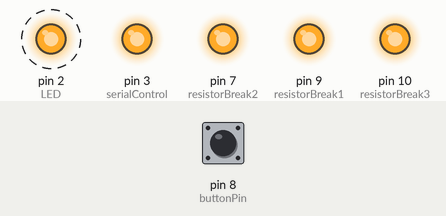
Simulated run of this sketch. Board: Arduino Uno, built with avr-gcc and run on an emulated ATmega328P. Shown: output pins drawn as LEDs (lit = HIGH). Dashed ring = blinking. The inputs (shaded band) are chosen by the test bench; at power-on: pin 8 (buttonPin) HIGH.

Above: at 0.2 s.
Timing chart, 0 to 3.0 s (numbered marks = the images above):
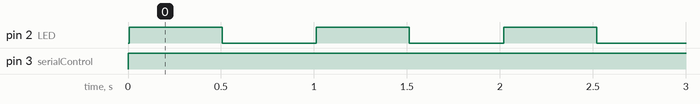

The sketch:

cabledNodes_Master.ino
```cpp
//Libraries
#include <SoftwareSerial.h>

//Pin numberings
#define RXpin 6
#define TXpin 5
#define LED 2
#define buttonPin 8
#define resistorBreak1 9
#define resistorBreak2 7
#define resistorBreak3 10

//RS485 module definition
#define serialControl 3
#define RS485transmit     HIGH
#define RS485receive     LOW
SoftwareSerial RS485Serial(RXpin, TXpin); //Constructor of the RS485 module

//Global variables
boolean interfaceButton = LOW;

void setup() {
  //Set the resistor pins to output.
  //These pins are used to keep the external power bank on
  pinMode(resistorBreak1, OUTPUT);
  pinMode(resistorBreak2, OUTPUT);
  pinMode(resistorBreak3, OUTPUT);
  digitalWrite(resistorBreak1, HIGH);
  digitalWrite(resistorBreak2, HIGH);
  digitalWrite(resistorBreak3, HIGH);

  //Set pin configuration
  pinMode(LED, OUTPUT);
  pinMode(buttonPin, INPUT_PULLUP);
  pinMode(serialControl, OUTPUT);

  //Set serial connections
  Serial.begin(9600);
  RS485Serial.begin(4800);
}

void loop() {
  //Keep checking if interfaceButton has been pressed, until it is pressed
  while (interfaceButton == LOW) {
    interfaceButton = digitalRead(buttonPin);
  }
  //Button was pressed, so let's start a measurement session
  //Turn off LED to indicate that we are trying to send a message
  //to all slaves to start measurements
  digitalWrite(serialControl, RS485transmit);

  //Broadcast to all slaves to start a new measurements
  RS485Serial.println("1");

  //Indicate that broadcast was successful by blinking the LED
  digitalWrite(LED, HIGH);
  delay(500);
  digitalWrite(LED, LOW);
  delay(500);
}
```

Measured:
- by itself, pin 2 (LED): alternates HIGH for 0.50 s and LOW for 0.51 s
- by itself, pin 3 (serialControl): LOW → HIGH at 0.00 s
